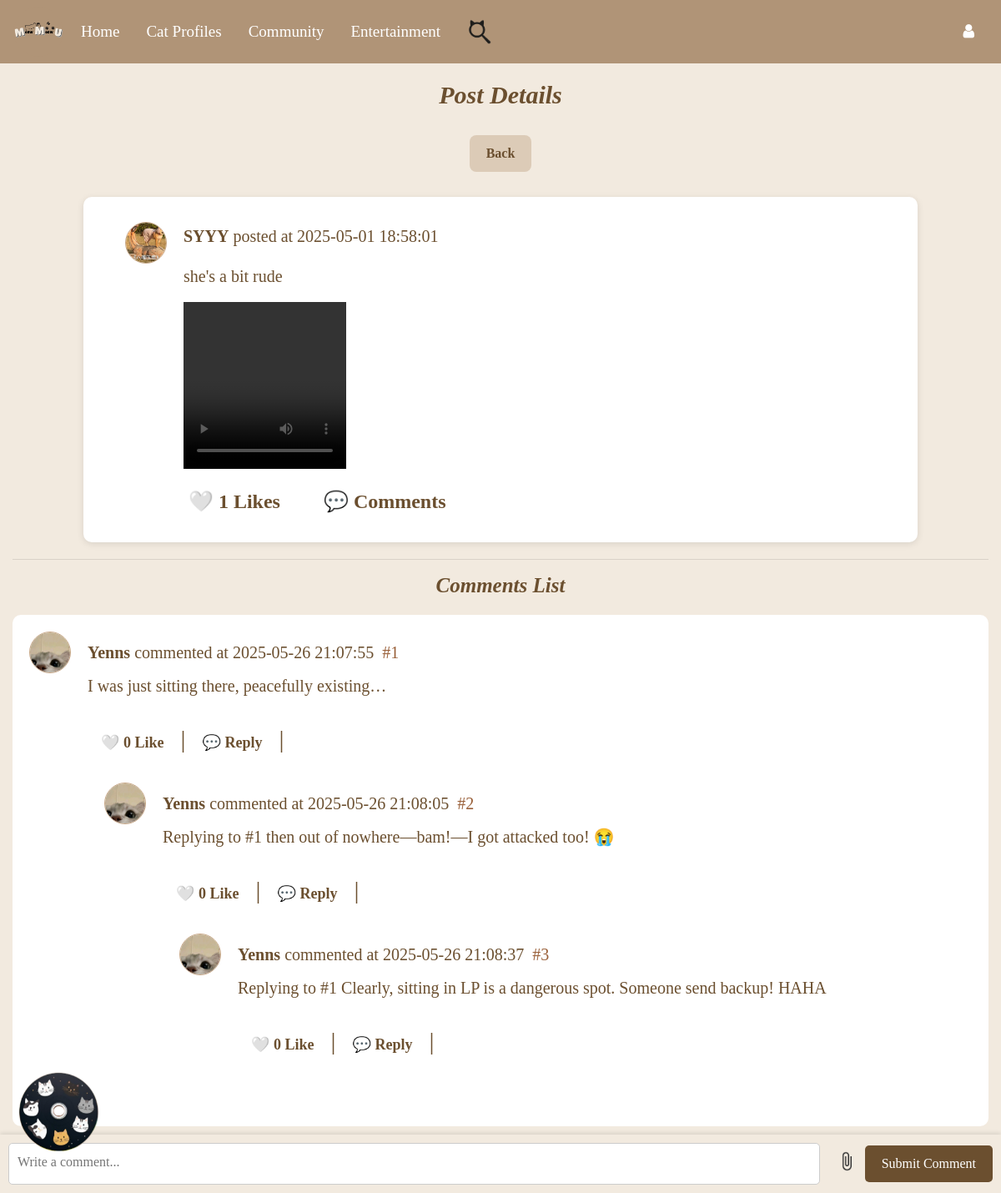
The page /view_post/1 on the database its author committed.
### Website/models.py (models this page shows)
class User(db.Model, UserMixin):
    id = db.Column(db.Integer, primary_key=True)
    email = db.Column(db.String(150), unique=True, nullable=False)
    ps = db.Column(db.String(150), nullable=False)
    Name = db.Column(db.String(150), nullable=False)
    secret_answer = db.Column(db.String(150), nullable=False)
    notes = db.relationship("Note", backref="user", lazy=True, cascade="all, delete-orphan")
    stories = db.relationship("Story", backref="owner", lazy=True, cascade="all, delete-orphan")
    reports_made = db.relationship(
        "Report",
        back_populates="reporting_user",
        lazy=True,
        cascade="all, delete-orphan",
        foreign_keys="[Report.user_id]"
    )
    reports_received = db.relationship(
        "Report",
        back_populates="reported_user_profile",
        lazy=True,
        foreign_keys="[Report.user_profile_id]"
    )
    status = db.Column(db.String(100)) #user profile part
    birthday = db.Column(db.Date)
    mbti = db.Column(db.String(50))
    hobby = db.Column(db.String(100))
    bio = db.Column(db.Text)
    profile_picture = db.Column(db.String(255), default="default_profilepic.png")
    cover_photo = db.Column(db.String(255), default="default_cover.png")
    role = db.Column(db.String(50), default='user', nullable=False)
    level1_completed = db.Column(db.Boolean, default=False)
    privacy = db.Column(db.String(50), default="Public", nullable=False)

### tables this page shows
CREATE TABLE "post" (
	"post_id"	INTEGER,
	"user_id"	INTEGER,
	"content"	TEXT,
	"media_type"	TEXT,
	"media_url"	TEXT,
	"created_at"	TIMESTAMP DEFAULT CURRENT_TIMESTAMP,
	"updated_at"	TIMESTAMP DEFAULT CURRENT_TIMESTAMP,
	"cat_hashtag"	TEXT,
	PRIMARY KEY("post_id"),
	FOREIGN KEY("user_id") REFERENCES "user"("id") ON DELETE CASCADE
);

CREATE TABLE "comment" (
	"id"	INTEGER,
	"content"	TEXT NOT NULL,
	"media_url"	TEXT,
	"created_at"	datetime DEFAULT CURRENT_TIMESTAMP,
	"post_id"	INTEGER,
	"user_id"	INTEGER,
	"parent_id"	INTEGER,
	"floor"	INTEGER,
	PRIMARY KEY("id" AUTOINCREMENT),
	FOREIGN KEY("parent_id") REFERENCES "comment"("id") ON DELETE CASCADE,
	FOREIGN KEY("post_id") REFERENCES "post"("id") ON DELETE CASCADE,
	FOREIGN KEY("user_id") REFERENCES "user"("id") ON DELETE SET NULL
);

### Website/auth.py (the view)
@auth.route('/view_post/<int:post_id>')
def view_post(post_id):
    conn = get_db_connection()
    post = conn.execute('''
        SELECT
            post.*,
            user.name,
            user.profile_picture,
            (SELECT COUNT(*) FROM likes WHERE likes.post_id = post.post_id) AS like_count,
            CASE
                WHEN EXISTS (
                    SELECT 1 FROM likes
                    WHERE likes.post_id = post.post_id AND likes.user_id = ?
                ) THEN 1
                ELSE 0
            END AS liked_by_current_user
        FROM post
        JOIN user ON post.user_id = user.id
        WHERE post.post_id = ?
    ''', (
        current_user.id if current_user.is_authenticated else -1,
        post_id
    )).fetchone()
    comments = conn.execute('''
        SELECT
            comment.*,
            user.name AS name,
            user.profile_picture AS profile_picture,
            (SELECT COUNT(*) FROM comment_like WHERE comment_like.comment_id = comment.id) AS like_count,
            CASE
                WHEN EXISTS (
                    SELECT 1 FROM comment_like
                    WHERE comment_like.comment_id = comment.id AND comment_like.user_id = ?
                ) THEN 1
                ELSE 0
            END AS liked_by_current_user
        FROM comment
        JOIN user ON comment.user_id = user.id
        WHERE comment.post_id = ?
        ORDER BY comment.created_at DESC
    ''', (
        current_user.id if current_user.is_authenticated else -1,
        post_id
    )).fetchall()
    grouped_comments = {}
    for comment in comments:
        parent_id = comment['parent_id']
        if parent_id not in grouped_comments:
            grouped_comments[parent_id] = []
        grouped_comments[parent_id].append(comment)
    conn.close()
    return render_template("community_detail.html", post=post, comments=comments, grouped_comments=grouped_comments, user=current_user, post_id=post_id)

### Website/community.py (called while the page is built)
def get_db_connection():
    db_path = os.path.join(os.path.dirname(__file__), '..', 'instance', 'datebase.db')
    db_path = os.path.abspath(db_path)
    conn = sqlite3.connect(db_path)
    conn.row_factory = sqlite3.Row
    return conn

### Website/templates/community_detail.html (shortened to what this page needs)
{% extends 'base.html' %}
{% block content %}
<h1>Post Details</h1>
<button class="back-button" onclick="history.back();">
    Back
</button>
<div class="post">
    <div class="post-info">
        <a href="{{ url_for('auth.view_user_profile', user_id=post['user_id']) }}">
            <img class="profile-picture" src="{{ url_for('static', filename='Userprofile/' + (post['profile_picture'] if post['profile_picture'] else 'default_profilepic.png')) }}" alt="Avatar">
        </a>
        <p><strong>{{ post['name'] }}</strong> posted at {{ post['created_at'] }}</p>
    </div>
    <div class="post-body">
        <p class="post-content">{{ post['content'] }}</p>
        <div class="media-grid">
            {% if post['media_url'] %}
                {% set media_list = post['media_url'].split(';') %}
                {% set total = media_list | length %}
                {% for media_url in media_list %}
                    {% set ext = media_url.rsplit('.', 1)[1].lower() %}
                    <div class="media-item">
                        {% if ext in ['jpg', 'jpeg', 'png', 'gif'] %}
                            <div class="media-container">
                                <input type="checkbox" id="post-media-img-{{ post['post_id'] }}-{{ loop.index }}">
                                <label for="post-media-img-{{ post['post_id'] }}-{{ loop.index }}">
                                    <img src="{{ url_for('static', filename=media_url) }}" alt="Image">
                                </label>
                            </div>
                        {% elif ext in ['mp4', 'mov', 'avi'] %}
                            <video controls>
                                <source src="{{ url_for('static', filename=media_url) }}" type="video/{{ ext }}">
                            </video>
                        {% endif %}
                    </div>
                {% endfor %}
            {% endif %}
        </div>
        <div class="post-actions">
            <form id="like-form-{{ post['post_id'] }}" action="{{ url_for('community.like_post' if not post['liked_by_current_user'] else 'community.unlike_post', post_id=post['post_id']) }}" method="post" class="inline-form">
                <button type="submit" class="post-action-button">
                    {% if post['liked_by_current_user'] %}
                        ❤️
                    {% else %}
                        🤍
                    {% endif %}
                    {{ post['like_count'] }} Likes
                </button>
            </form>
            <button class="post-action-button" id="comment-button" onclick="event.stopPropagation(); window.location.href='/post/{{ post.post_id }}#comments'">
            💬 {{ post['comment_count'] }} Comments
            </button>
        </div>
    </div>
</div>
<hr>
<h3 id="comments">Comments List</h3>
{% macro render_comments(comments, grouped_comments) %}
    {% for comment in comments %}
        <div class="comment">
            <div class="comment-info">
                <a href="{{ url_for('auth.view_user_profile', user_id=comment['user_id']) }}">
                    <img class="comment-profile-picture" src="{{ url_for('static', filename='Userprofile/' + (comment['profile_picture'] if comment['profile_picture'] else 'default_profilepic.png')) }}" alt="Avatar">
                </a>
                <p><strong>{{ comment['name'] }}</strong> commented at {{ comment['created_at'] }}</p>
                <span class="floor-number">
                    #{{ comment['floor'] }}
                </span>
            </div>
            <div class="comment-content">
                <p>{{ comment['content'] }}</p>
                <div class="comment-actions">
                    <form id="like-form-{{ comment['id'] }}" action="{{ url_for('community.like_comment' if not comment['liked_by_current_user'] else 'community.unlike_comment', comment_id=comment['id']) }}" method="post" class="inline-form">
                        <button type="submit" class="comment-action-button">
                            {% if comment['liked_by_current_user'] %}
                                ❤️
                            {% else %}
                                🤍
                            {% endif %}
                            {{ comment['like_count'] }} Like
                        </button>
                    </form>
                    <span class="separator">|</span>
                    <button class="comment-action-button reply-button" data-comment-id="{{ comment['id'] }}">
                        💬 Reply
                    </button>
                    <span class="separator">|</span>
                </div>
                {% if comment['id'] in grouped_comments %}
                    <div class="replies">
                        {{ render_comments(grouped_comments[comment['id']], grouped_comments) }}
                    </div>
                {% endif %}
            </div>
        </div>
    {% endfor %}
{% endmacro %}
{{ render_comments(grouped_comments[None], grouped_comments) }}
<div class="comment-form-container">
    <form action="{{ url_for('community.add_comment', post_id=post['post_id']) }}" method="POST" enctype="multipart/form-data">
        <textarea id="comment-textarea" name="content" placeholder="Write a comment..."></textarea>
        <label for="comment-media" class="file-upload-label">
            <img src="{{ url_for('static', filename='paperclip.png') }}" alt="Attach File" class="paperclip-icon">
        </label>
        <button type="submit">Submit Comment</button>
    </form>
</div>
{% endblock %}

### Website/templates/base.html (style rules this page uses)
body { background-color: #f9f4ef; }

### Website/templates/community_detail.html (style rules this page uses)
body { font-family: 'Times New Roman', Times, serif; background-color: #f2eadf; margin: 0; padding-bottom: 70px; }
h1 { font-weight: bold; font-size: 30px; color: #6b4f2f; text-align: center; font-style: italic; margin: 20px 0; }
h3 { font-weight: bold; font-size: 25px; color: #6b4f2f; text-align: center; font-style: italic; margin-top: 0; margin-bottom: 20px; }
p { color: #6b4f2f; font-size: 20px; max-width: 90%; overflow-wrap: break-word; }
.post { width: 100%; max-width: 1000px; height: auto; margin: 20px auto; padding: 30px; background-color: #ffffff; border-radius: 10px; display: flex; flex-direction: column; box-shadow: 0 2px 8px rgba(0, 0, 0, 0.1); cursor: pointer; position: relative; }
.post-info { width: 100%; display: flex; align-items: center; justify-content: flex-start; margin-left: 20px; }
.post-info img.profile-picture, .comment-profile-picture { width: 50px; height: 50px; border-radius: 50%; margin-right: 20px; border: 1px solid #c8a786; }
.post-body { margin-left: 90px; }
.post-content { text-align: left; }
.media-grid { display: grid; grid-template-columns: repeat(3, 1fr); gap: 8px; width: 100%; max-width: 600px; margin: 10px 0; }
.media-item { height: 200px; position: relative; overflow: hidden; background: #f0f0f0; }
.media-item img, .media-item video { position: absolute; top: 0; left: 0; width: 100%; height: 100%; object-fit: cover; }
.post-actions { gap: 40px; margin-top: 20px; display: flex; align-items: center; }
.post-action-button { background: none; border: none; color: #6b4f2f; cursor: pointer; font-weight: bold; font-size: 24px; }
.comment { display: flex; flex-direction: column; margin: 10px 0; padding: 20px; border-radius: 10px; background-color: #ffffff; position: relative; }
.comment-info { width: 80%; display: flex; align-items: center; justify-content: flex-start; }
.comment-info p { margin: 0; line-height: 1.2; align-items: center; }
.floor-number { font-size: 20px; margin-left: 10px; color: #995f38; }
.comment-content { display: flex; flex-direction: column; justify-content: flex-start; text-align: left; margin-left: 70px; }
.comment-actions { margin-top: 10px; }
.comment-action-button { background: none; border: none; color: #6b4f2f; cursor: pointer; font-weight: bold; font-size: 18px; margin: 0 10px; }
.comment-actions .separator { font-size: 30px; color: #6b4f2f; }
.comment-form-container { position: fixed; bottom: 0; left: 0; width: 100%; background-color: #f2eadf; padding: 10px; box-shadow: 0 -2px 5px rgba(0, 0, 0, 0.1); z-index: 90; }
.comment-form-container form { display: flex; align-items: center; justify-content: space-between; }
.comment-form-container textarea { flex: 1; margin-right: 10px; padding: 10px; border: 1px solid #ccc; border-radius: 5px; resize: none; height: 50px; }
.file-upload-label { cursor: pointer; margin-right: 10px; }
.paperclip-icon { width: 24px; height: 24px; vertical-align: middle; }
.comment-form-container button { padding: 10px 20px; background-color: #6b4f2f; color: white; border: none; border-radius: 5px; cursor: pointer; }
.back-button { display: block; margin: 30px auto; padding: 10px 20px; background-color: #dccbb7; color: #6b4f2f; font-weight: bold; border: none; border-radius: 8px; cursor: pointer; text-align: center; text-decoration: none; }
.inline-form { display: inline; }

### rows shown on the page
User: profile_picture (picture), name "SYYY"
post: created_at "2025-05-01 18:58:01", content "she's a bit rude"
comment: profile_picture (picture), name "Yenns", created_at "2025-05-26 21:07:55", floor "1", content "I was just sitting there, peacefully existing…", like_count "0"
comment: profile_picture (picture), name "Yenns", created_at "2025-05-26 21:08:05", floor "2", content "Replying to #1 then out of nowhere—bam!—I got attacked too! 😭", like_count "0"
comment: profile_picture (picture), name "Yenns", created_at "2025-05-26 21:08:37", floor "3", content "Replying to #1 Clearly, sitting in LP is a dangerous spot. Someone send backup! HAHA", like_count "0"

### other values the page prints
{{ post['like_count'] }} "1"
